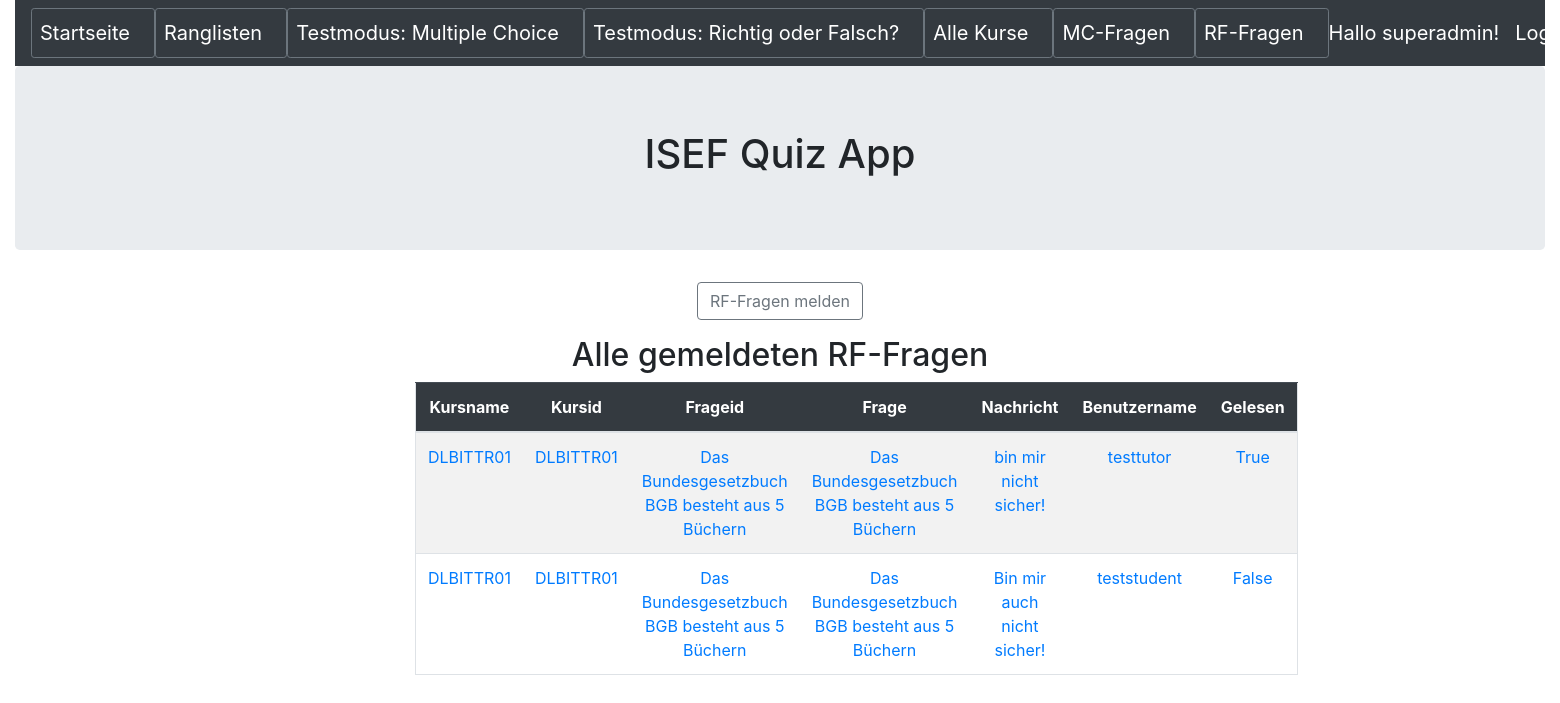
The app's page /meldungrffragen (signed in) with its own data.
### quiz/models.py (models this page shows, shortened)
class MeldungRFFragen(models.Model):
    kursname = models.CharField(max_length=50,blank=False)
    kursid = models.ForeignKey(Kurs,null=True,blank=False,on_delete=models.CASCADE)
    frageid = models.ForeignKey(RichtigOderFalsch,null=True,blank=False,on_delete=models.CASCADE)
    frage = models.CharField(max_length=255,blank=False)
    nachricht = models.CharField(max_length=500,blank=False)
    benutzername = models.CharField(max_length=50,blank=False)
    gelesen=models.BooleanField(default=False)

class Kurs(models.Model):
    name = models.CharField(max_length=50,help_text='Geben Sie den Namen des Kurses ein')
    beschreibung = models.CharField(max_length=255,help_text='Geben Sie die Beschreibung des Kurses ein')
    def __str__(self):
        return self.name

class RichtigOderFalsch(models.Model):
    name = models.CharField(max_length=255,blank=False,help_text='Geben Sie hier die Frage ein')
    kurs = models.ForeignKey(Kurs,null=True,blank=False,on_delete=models.CASCADE,help_text='Wählen Sie den Kurs, welchem die Frage zugewiesen wird')
    behauptungrichtig = models.BooleanField(default=False,verbose_name="Behauptung wahr?")
    freigegeben=models.BooleanField(default=False,help_text='Frage freigeben?',verbose_name="Frage freigeben")
    def __str__(self):
        return self.name

### quiz/views.py (the view)
# urls.py: path('meldungrffragen', MeldungRFFragenHome.as_view(), name='meldungrffragen'),
class MeldungRFFragenHome(AuthListView):
    model = MeldungRFFragen
    template_name = 'meldungrffrage/meldungrffragen_home.html'
    permission_required = ('quiz.view_meldungrffragen')

### quiz/templates/meldungrffrage/meldungrffragen_home.html
{% extends 'base.html' %}
{% block content %}
<div class="text-center">
	<p><button type="button" class="btn btn-outline-secondary" onclick="location.href='{% url 'meldungrffrage_select'  %}'"> RF-Fragen melden</button></p>
</div>
<h2 class="text-center">Alle gemeldeten RF-Fragen</h2>
<div class="container text-center">
	<div class="row justify-content-md-center">
		<div class="col-sm-8 ">
			<table  class ="table border table-hover table-striped">
				<thead class="table-dark">
					<th width=100 scope = "col">Kursname</th>
					<th width=100 scope = "col">Kursid</th>
					<th width=100 scope = "col">Frageid</th>
					<th width=100 scope = "col">Frage</th>
					<th width=100 scope = "col">Nachricht</th>
					<th width=550 scope = "col">Benutzername</th>
					<th width=550 scope = "col">Gelesen</th>
				</thead>
				<tbody>
				{% for meldungrffragen in object_list %}
					<tr>
						<td> <a href="{% url 'meldungrffragen_detail' meldungrffragen.pk %}">{{ meldungrffragen.kursname }}</a> </td>
						<td> <a href="{% url 'meldungrffragen_detail' meldungrffragen.pk %}">{{ meldungrffragen.kursid }}</a> </td>
						<td> <a href="{% url 'meldungrffragen_detail' meldungrffragen.pk %}">{{ meldungrffragen.frageid }}</a> </td>
						<td> <a href="{% url 'meldungrffragen_detail' meldungrffragen.pk %}">{{ meldungrffragen.frage}}</a> </td>
						<td> <a href="{% url 'meldungrffragen_detail' meldungrffragen.pk %}">{{ meldungrffragen.nachricht}}</a> </td>
						<td> <a href="{% url 'meldungrffragen_detail' meldungrffragen.pk %}">{{ meldungrffragen.benutzername}}</a> </td>
						<td> <a href="{% url 'meldungrffragen_detail' meldungrffragen.pk %}">{{ meldungrffragen.gelesen}}</a> </td>
					</tr>
				{% endfor %}
				</tbody>
			</table>
		</div>
	</div>
</div>
{% endblock content %}

### templates/base.html (shortened to what this page needs)
<!DOCTYPE html>
<html>
  <head>
	<link rel="stylesheet" href="https://stackpath.bootstrapcdn.com/bootstrap/4.5.0/css/bootstrap.min.css">
  </head>
  <body>
    <div class="container-fluid">
        <header>
            <nav class="navbar navbar-expand-lg navbar-dark bg-dark">
                <button type="button" class="btn btn-outline-secondary btn-sm"><a class="navbar-brand" href="{% url 'index' %}">Startseite</a></button>
                <button type="button" class="btn btn-outline-secondary btn-sm"><a class="navbar-brand" href="{% url 'ergebnis_start' %}">Ranglisten</a></button>
                <button type="button" class="btn btn-outline-secondary btn-sm"><a class="navbar-brand" href="{% url 'mctest_select' %}">Testmodus: Multiple Choice</a></button>
                <button type="button" class="btn btn-outline-secondary btn-sm"><a class="navbar-brand" href="{% url 'rftest_select' %}">Testmodus: Richtig oder Falsch?</a></button>
                <button type="button" class="btn btn-outline-secondary btn-sm"><a class="navbar-brand" href="{% url 'kurs_start' %}">Alle Kurse</a></button>
                <button type="button" class="btn btn-outline-secondary btn-sm"><a class="navbar-brand" href="{% url 'frage_start' %}">MC-Fragen</a></button>
                <button type="button" class="btn btn-outline-secondary btn-sm"><a class="navbar-brand" href="{% url 'richtigoderfalsch_start' %}">RF-Fragen</a></button>
				{% if user.is_authenticated %}
                <a class="navbar-brand ml-auto order-md-last ">Hallo {{ user.get_username }}!</a>
                <a class="navbar-brand ml-auto order-md-last" href="{% url 'logout'%}?next={{request.path}}">Logout</a>
                {% else %}
                <a class="navbar-brand ml-auto order-md-last" href="{% url 'login'%}?next={{request.path}}">Login</a>
                {% endif %}
            </nav>
        </header>
        <div class="jumbotron">
            <h1 class="text-center">ISEF Quiz App</h1>
        </div>
        {% block content %}
        {% endblock content %}
    </div>
  </body>
</html>

### records on screen
MeldungRFFragen: kursname "DLBITTR01", kursid "DLBITTR01", frageid "Das Bundesgesetzbuch BGB besteht aus 5 Büchern", frage "Das Bundesgesetzbuch BGB besteht aus 5 Büchern", nachricht "bin mir nicht sicher!", benutzername "testtutor", gelesen "True"
MeldungRFFragen: kursname "DLBITTR01", kursid "DLBITTR01", frageid "Das Bundesgesetzbuch BGB besteht aus 5 Büchern", frage "Das Bundesgesetzbuch BGB besteht aus 5 Büchern", nachricht "Bin mir auch nicht sicher!", benutzername "teststudent", gelesen "False"

### other values on screen
{{ user.get_username }} "superadmin"
